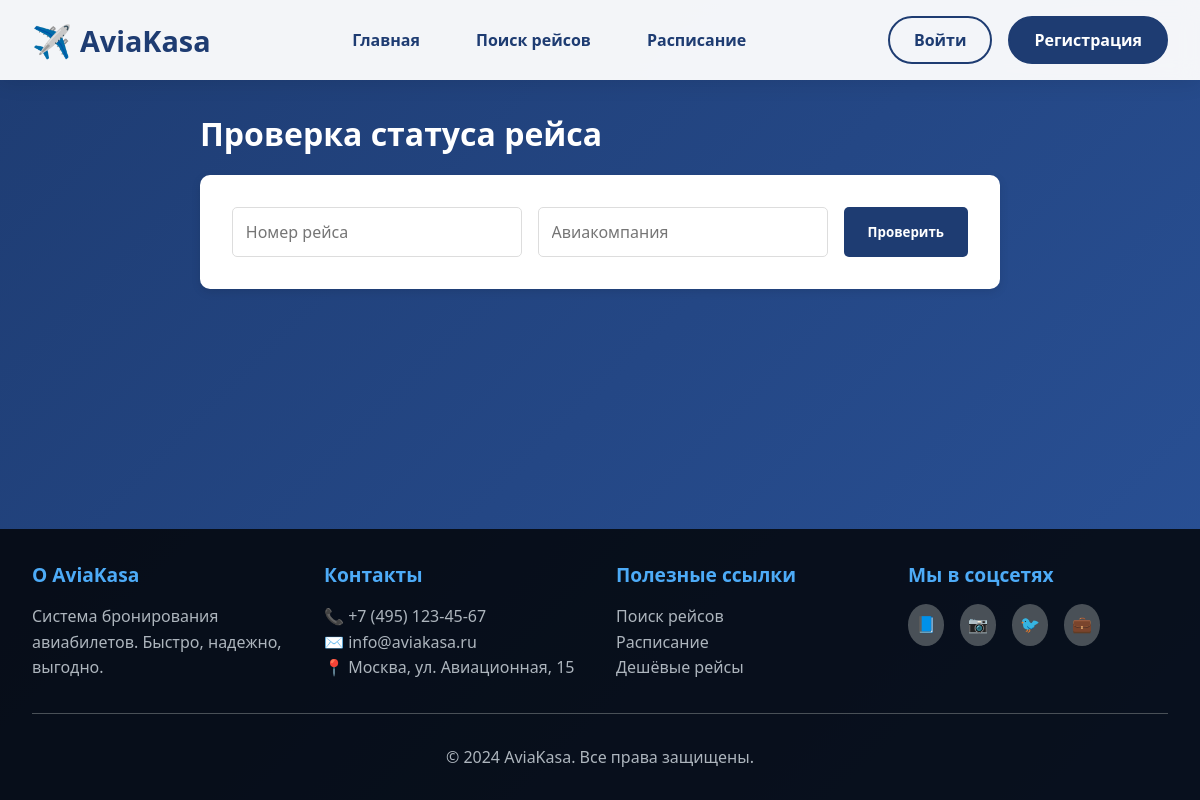
/flight-status/, run on an earlier commit of the app's database.
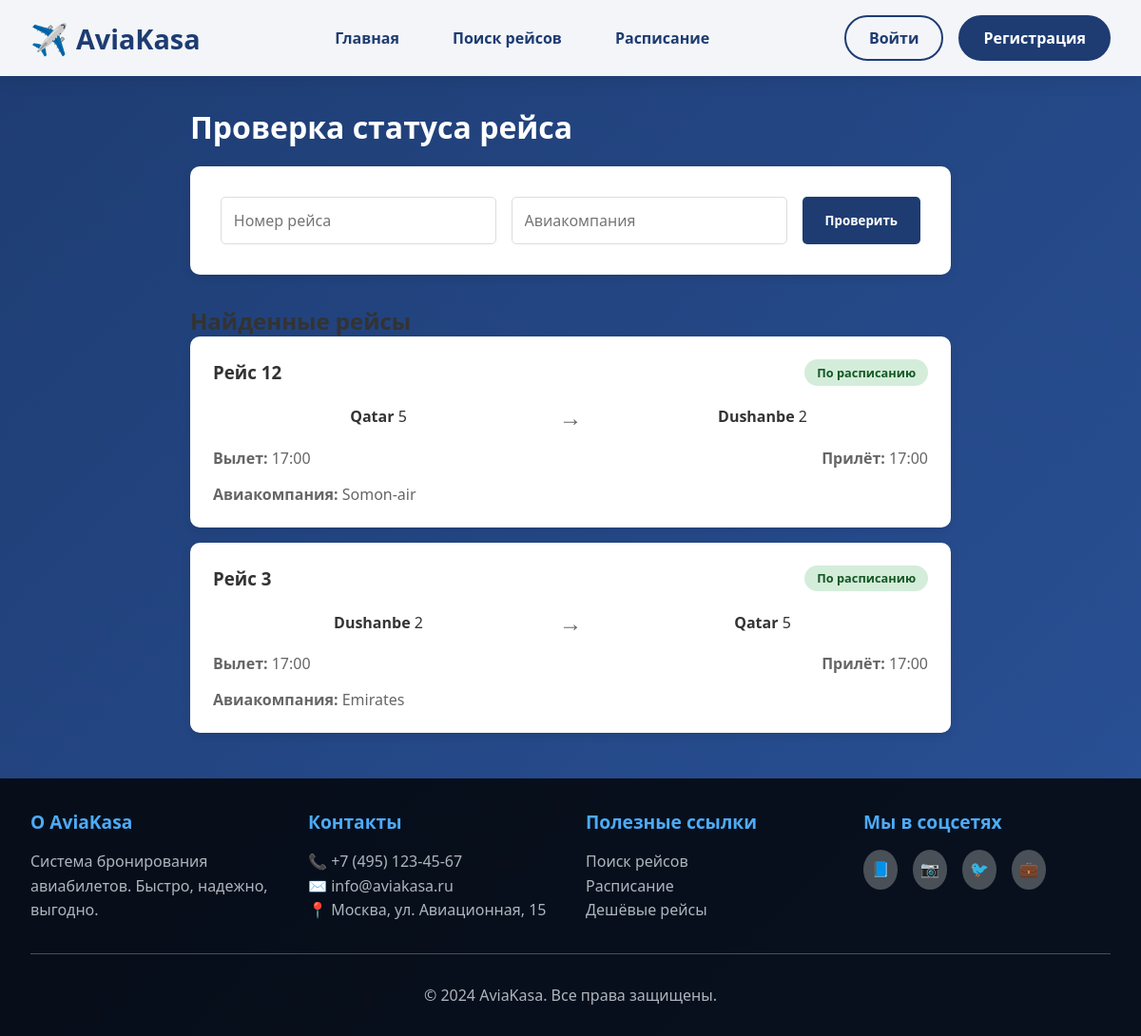
And on a later commit of the database.
### admin_tikket/models.py (models this page shows, shortened)
class Flights(models.Model):
    airline_id = models.ForeignKey(Airline,on_delete=models.CASCADE)
    aircraft_id = models.ForeignKey(Aircraft,on_delete=models.CASCADE)
    flight_number = models.IntegerField()
    departure_airport = models.ForeignKey(Airport, on_delete=models.CASCADE ,related_name='departures')
    arrival_airport = models.ForeignKey(Airport , on_delete=models.CASCADE ,related_name='arrivals')
    departure_time = models.DateTimeField(auto_now_add=True)
    arrival_time = models.DateTimeField(auto_now_add=True)
    base_price = models.IntegerField()
    image = models.ImageField()

class Airport(models.Model):
    code = models.IntegerField()
    name = models.CharField(max_length=200,unique=True)
    country = models.CharField(max_length=100)
    city = models.CharField(max_length=100)

class Airline(models.Model):
    name = models.CharField(max_length=100)
    code = models.IntegerField()
    logo = models.ImageField()

### admin_tikket/views.py (the view)
# urls.py: path("flight-status/", flight_status, name="flight_status"),
def flight_status(request):
    flight_number = request.GET.get('flight_number', '')
    airline_name = request.GET.get('airline', '')
    date = request.GET.get('date', '')
    flights = Flights.objects.all()
    if flight_number:
        flights = flights.filter(Q(flight_number__icontains=flight_number))
    if airline_name:
        flights = flights.filter(Q(airline_id__name__icontains=airline_name))
    if date:
        flights = flights.filter(Q(departure_time__date=date))
    return render(request, 'flight_status.html', {'flights': flights})

### template/flight_status.html (shortened to what this page needs)
{% extends 'base.html' %}
{% block main %}
<div class="status-container">
    <h1 style="color: white; margin-bottom: 20px;">Проверка статуса рейса</h1>
    <form method="get" class="status-form">
        <div class="form-group">
            <input type="text" name="flight_number" placeholder="Номер рейса" value="{{ request.GET.flight_number }}">
            <input type="text" name="airline" placeholder="Авиакомпания" value="{{ request.GET.airline }}">
            <button type="submit" class="btn btn-primary">Проверить</button>
        </div>
    </form>
    {% if flights %}
    <div class="results">
        <h2>Найденные рейсы</h2>
        {% for flight in flights %}
        <div class="status-card">
            <div class="status-header">
                <h3>Рейс {{ flight.flight_number }}</h3>
                <span class="status-badge on-time">По расписанию</span>
            </div>
            <div class="flight-info">
                <div class="route">
                    <div class="airport">
                        <strong>{{ flight.departure_airport.city }}</strong>
                        <span>{{ flight.departure_airport.code }}</span>
                    </div>
                    <div class="arrow">→</div>
                    <div class="airport">
                        <strong>{{ flight.arrival_airport.city }}</strong>
                        <span>{{ flight.arrival_airport.code }}</span>
                    </div>
                </div>
                <div class="times">
                    <div class="time">
                        <strong>Вылет:</strong>
                        <span>{{ flight.departure_time|date:"H:i" }}</span>
                    </div>
                    <div class="time">
                        <strong>Прилёт:</strong>
                        <span>{{ flight.arrival_time|date:"H:i" }}</span>
                    </div>
                </div>
                <div class="airline">
                    <strong>Авиакомпания:</strong>
                    <span>{{ flight.airline_id.name }}</span>
                </div>
            </div>
        </div>
        {% endfor %}
    </div>
    {% elif request.GET.flight_number %}
    <div class="no-results">
        <p>Рейсы не найдены</p>
    </div>
    {% endif %}
</div>
{% endblock %}

What changed in the data, as far as the page shows it:
added Flights: flight_number "12", departure_airport.city "Qatar", departure_airport.code "5", arrival_airport.city "Dushanbe", arrival_airport.code "2", departure_time "17:00", arrival_time "17:00", airline_id.name "Somon-air"
added Flights: flight_number "3", departure_airport.city "Dushanbe", departure_airport.code "2", arrival_airport.city "Qatar", arrival_airport.code "5", departure_time "17:00", arrival_time "17:00", airline_id.name "Emirates"
